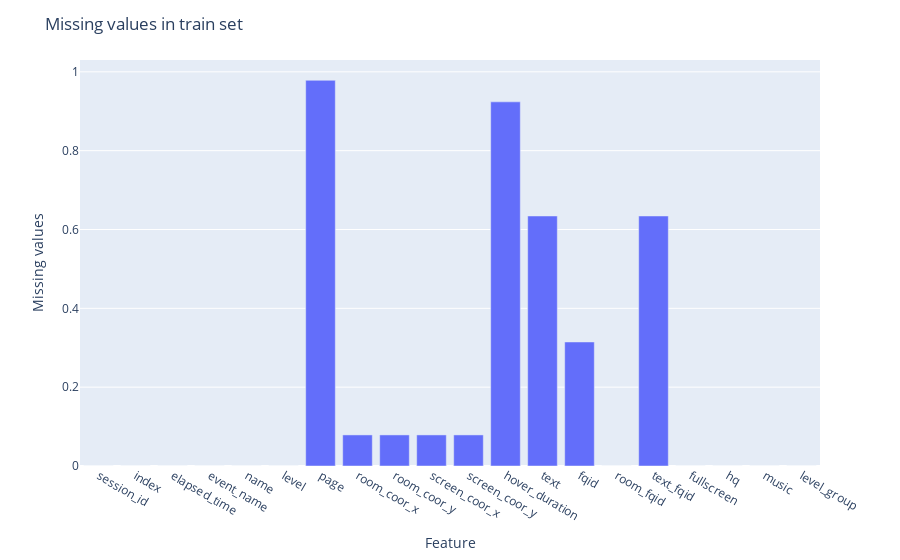

Write notebook code for a chart like this one.
### Code cell
missing = train.isna().sum() / len(train)

# plot missing values as bars
fig = px.bar(x=missing.index, y=missing.values)
fig.update_layout(title='Missing values in train set', xaxis_title='Feature', yaxis_title='Missing values')
fig.show()

### Figure 1 — Plotly figure (JSON) as saved in the notebook; plotly's stock layout.template omitted (floating-point values rounded to 4 significant figures)
{"data": [{"alignmentgroup": "True", "hovertemplate": "x=%{x}<br>y=%{y}<extra></extra>", "legendgroup": "", "marker": {"color": "#636efa", "pattern": {"shape": ""}}, "name": "", "offsetgroup": "", "orientation": "v", "showlegend": false, "textposition": "auto", "type": "bar", "x": ["session_id", "index", "elapsed_time", "event_name", "name", "level", "page", "room_coor_x", "room_coor_y", "screen_coor_x", "screen_coor_y", "hover_duration", "text", "fqid", "room_fqid", "text_fqid", "fullscreen", "hq", "music", "level_group"], "xaxis": "x", "y": [0, 0, 0, 0, 0, 0, 0.9785, 0.07884, 0.07884, 0.07884, 0.07884, 0.9239, 0.6343, 0.3147, 0, 0.6343, 0, 0, 0, 0], "yaxis": "y"}], "layout": {"barmode": "relative", "legend": {"tracegroupgap": 0}, "margin": {"t": 60}, "title": {"text": "Missing values in train set"}, "xaxis": {"anchor": "y", "domain": [0, 1], "title": {"text": "Feature"}}, "yaxis": {"anchor": "x", "domain": [0, 1], "title": {"text": "Missing values"}}}}
